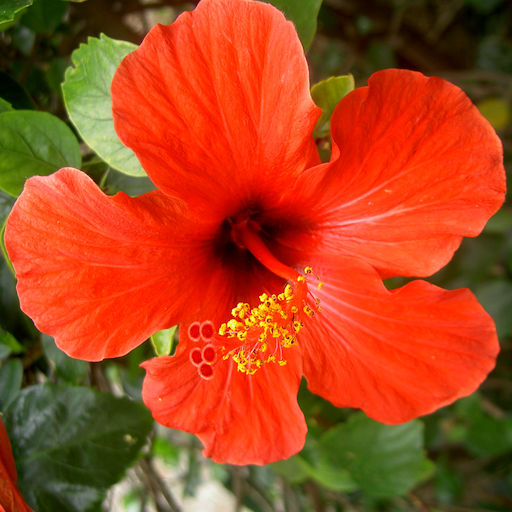
#> input picture nt_toolbox/data/hibiscus.bmp, 512 x 512 px
$ python NL_means.py
#> lines starting #> are read from the running program, lines starting #| are printed output that depends on the picture
### nt_toolbox/signal.py
import numpy as np
import pylab
import matplotlib.image as mpimg
import matplotlib.pyplot as plt
from scipy import ndimage
# TODO: try to not make use of transform.resize
from skimage import transform
from . import general as nt

#from nt_toolbox.general import *

# [81 lines left out: functions bilinear_interpolate, cconv, div, gaussian_blur, grad, not called in this run]

def imageplot(f, str='', sbpt=[]):
    """
        Use nearest neighbor interpolation for the display.
    """
    if sbpt != []:
        plt.subplot(sbpt[0], sbpt[1], sbpt[2])
    imgplot = plt.imshow(f, interpolation='nearest')
    imgplot.set_cmap('gray')
    pylab.axis('off')
    if str != '':
        plt.title(str)

def load_image(name, n=-1, flatten=1, resc=1, grayscale=1, square=True):
    """
        Load an image from a file, rescale its dynamic to [0,1], turn it into a grayscale image
        and resize it to size n x n.
    """
    f = plt.imread(name)
    # turn into normalized grayscale image
    if grayscale == 1:
        if (flatten==1) and np.ndim(f)>2:
            f = np.sum(f, axis=2)
    if resc==1:
        f = nt.rescale(f)
    # change the size of the image
    if n > 0:
        if square:
            if np.ndim(f)==2:
                f = transform.resize(f, [n, n], 1)
            elif np.ndim(f)==3:
                f = transform.resize(f, [n, n, f.shape[2]], 1)
                f = nt.rescale(f)
        if not square:
            if np.ndim(f)==2:
                f = transform.resize(f, [int((f.shape[0]*n)/f.shape[1]), n], 1)
            elif np.ndim(f)==3:
                f = transform.resize(f, [int((f.shape[0]*n)/f.shape[1]), n, f.shape[2]], 1)
                f = nt.rescale(f)
    return f

# [115 lines left out: functions perform_wavortho_transf, plot_wavelet, psnr, not called in this run]

def snr(x, y):
    """
    snr - signal to noise ratio

       v = snr(x,y);

     v = 20*log10( norm(x(:)) / norm(x(:)-y(:)) )

       x is the original clean signal (reference).
       y is the denoised signal.

    Copyright (c) 2014 Gabriel Peyre
    """

    return 20 * np.log10(pylab.norm(x) / pylab.norm(x - y))

# [58 lines left out: functions subsampling, upsampling, plot_dictionary, not called in this run]

### nt_toolbox/general.py
import numpy as np
import pylab
import matplotlib.image as mpimg
import matplotlib.pyplot as plt
from scipy import ndimage
# TODO: try to not make use of transform.resize
from skimage import transform


# [34 lines left out: functions crop, circshift, circshift1d, not called in this run]

def clamp(x, a=[], b=[]):
    """
     clamp - clamp a value

       y = clamp(x,a,b);

     Default is [a,b]=[0,1].

       Copyright (c) 2004 Gabriel Peyre
    """

    if a == []:
        a = 0.0
    if b == []:
        b = 1.0
    return np.minimum(np.maximum(x, a), b)

def rescale(f,a=0,b=1):
    """
        Rescale linearly the dynamic of a vector to fit within a range [a,b]
    """
    v = f.max() - f.min()
    g = (f - f.min()).copy()
    if v > 0:
        g = g / v
    return a + g*(b-a)

# [5 lines left out: function reverse, not called in this run]

### NL_tools.py
from __future__ import division

import numpy as np
import scipy as scp
import pylab as pyl
import matplotlib.pyplot as plt

from nt_toolbox.general import *
from nt_toolbox.signal import *


# [4 lines left out: function plot_picture, not called in this run]


def add_noise(sigma, f0, verbose = 0):
    h = f0.shape[0]
    w = f0.shape[1]
    if len(f0.shape) == 2:
        #Grayscale picture
        f = f0 + sigma*np.random.standard_normal((h,w))
    else:
        d = f0.shape[2]
        f = np.minimum(1, np.abs(f0 + sigma * np.random.standard_normal((h, w, d))))

        if verbose>2:
            plt.figure(figsize = (5,5))
            imageplot(f , "flute", [1, 2, 1])
            imageplot(f0 , "flute", [1, 2, 2])

        plt.show()

    return f


def extract_all_patches(w, pict):
    n, p = pict.shape[:2]
    [X,Y,dX,dY]=np.meshgrid(np.arange(1,n+1),np.arange(1,p+1),np.arange(-w,w+1),np.arange(-w,w+1))
    X = X + dX
    Y = Y + dY

    X[X < 1] = 2-X[X < 1]
    Y[Y < 1] = 2-Y[Y < 1]
    X[X > n] = 2*n-X[X > n]
    Y[Y > p] = 2*n-Y[Y > p]

    I = (X-1) + (Y-1)*n
    for i in range(n//w):
        for j in range(p//w):
            I[i,j] = np.transpose(I[i,j])

    print(pict.shape, I.shape)
    patch = np.ravel(pict)[I]
    return patch


def patches_to_2D(patches, n, w1, p=None):
    if p is None:
        p=n
    if len(patches.shape)==4:
        #Grayscale image
        return np.transpose((np.reshape(patches, (n*p,w1*w1), order="F")))
    else:
        # Color image
        one_chanel_patches = []
        for i in range(3):
            channel_patch = np.transpose((np.reshape(patches[:, :, i, :, :], (n*p,w1*w1), order="F")))
            one_chanel_patches.append(channel_patch)
        patches_2D = np.concatenate(one_chanel_patches)
        return patches_2D


def normalize(K):
    return K/np.sum(K)


def exponential_kernel(distance, tau, normalized=True):
    if normalized:
        return normalize(np.exp(-distance/(2*tau**2)))
    else:
        return np.exp(-distance/(2*tau**2))


def selection(i, q, n, p=None):
    if p is None:
        p = n
    return np.array((clamp(np.arange(i[0]-q,i[0] + q + 1), 0, n-1), clamp(np.arange(i[1]-q,i[1] + q + 1), 0, p-1)))


# [7 lines left out: function get_coordinates_in_picture, not called in this run]

### NL_means.py
from __future__ import division

import numpy as np
import scipy as scp
import pylab as pyl
import time
import matplotlib.pyplot as plt
from numpy import linalg

from NL_tools import *
from nt_toolbox.general import *
from nt_toolbox.signal import *


def preprocess(sigma, color=True):
    # path = "nt_toolbox/data/joseph_train.jpg"
    path = "nt_toolbox/data/hibiscus.bmp"
    n = 200
    c = [100, 200]
    # f0 = load_image("nt_toolbox/data/lena.bmp")
    # f0 = rescale(f0[c[0]-n//2:c[0]+n//2, c[1]-n//2:c[1]+n//2])
    if color:
        f0 = load_image(path, n, grayscale = 0)
    else:
        f0 = load_image(path, n, grayscale = 1)
    y = add_noise(sigma, f0)
    return f0, y


class NL_Means(object):
    def __init__(self, sigma=0.04, color=True, w=3, kernel = "exponential", pca_dim = 25, locality_constraint = 14, tau = 0.05):
        self.sigma = sigma

        self.color = color
        f0, y = preprocess(self.sigma, color=self.color)
#> in load_image, f is the input picture: shape (512, 512, 3); mean R, G, B 170.2, 69.4, 28
#> in load_image, `f = np.sum(f, axis=2)`:
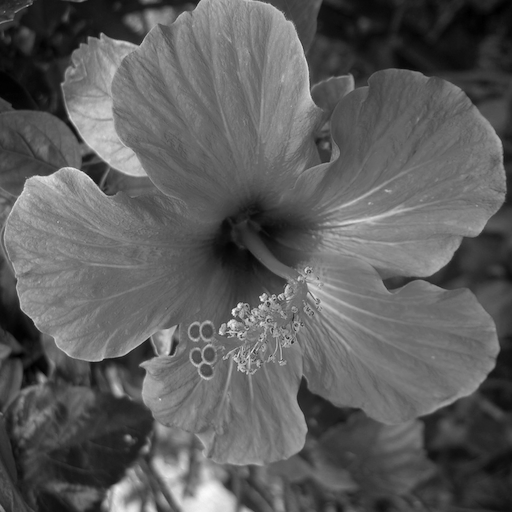
#> f: shape (512, 512) uint64; min 0, max 731, mean 267.6; drawn with min black and max white
#> in rescale, `v = f.max() - f.min()`: v = 731
#> in add_noise, `f = f0 + sigma*np.random.standard_normal((h,w))`:
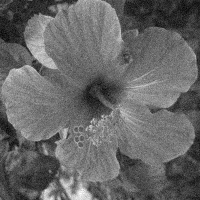
#> f: shape (200, 200) float64; min -0.0993, max 1.05, mean 0.366; drawn with min black and max white
        self.f0 = f0
        self.y = y
        self.n = f0.shape[0]
#> self.n = 200

        """ nl-means params"""
        self.w = 3    # Half width of patches
        self.w1 = 2*self.w + 1
        self.pca_dim = pca_dim   # Dimension of the patch descriptor
        self.q = locality_constraint    # Locality constraint
        self.kernel = kernel
        self.tau = tau


    def create_patches(self, pict):
        if not self.color:
            patches = extract_all_patches(self.w, pict)
#| (200, 200) (200, 200, 7, 7)
            self.patches = patches
        else:
            self.patches = np.zeros((self.n, self.n, 3, self.w1, self.w1))
            for col in range(3):
                self.patches[:, :, col, :, :] = extract_all_patches(self.w, pict[:, :, col])


    def compute_PCA_patches(self):
        flat_patches = patches_to_2D(self.patches, self.n, self.w1)
        flat_patches = flat_patches - np.tile(np.mean(flat_patches,0), (flat_patches.shape[0], 1))

        C = np.dot(flat_patches, np.transpose(flat_patches))
        [D,V] = linalg.eig(C)
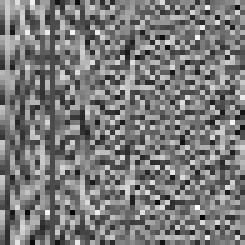
#> V: shape (49, 49) float64 (shown 5 times larger); min -0.364, max 0.386, mean -0.00292; drawn with min black and max white
#> D = 49 values, max 2788.4 at index 0, min -1.45e-13 at index 10, mean 238.6
        self.D = np.sort(D)[::-1]   # Diagonal matrix containing the eigen values of C
#> self.D = 49 values, max 2788.4 at index 0, min -1.45e-13 at index 48, mean 238.6
        I = np.argsort(D)[::-1]
#> I = 49 values, max 48 at index 29, min 0 at index 0, mean 24
        self.V = V[I,:]             # Ortogonal matrix of diagonalization of C
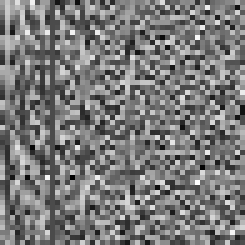
#> self.V: shape (49, 49) float64 (shown 5 times larger); min -0.364, max 0.386, mean -0.00292; drawn with min black and max white

        Q = np.dot(np.transpose(self.V[: ,:self.pca_dim]), flat_patches)
        self.H = np.reshape(np.transpose(Q),(self.n, self.n, self.pca_dim),order="F")   #Descriptor of patches (n*n*pca_dim)


    def compute_patch_distance(self, i):
        return np.sum((self.H - np.tile(self.H[i[0], i[1], :], (self.n, self.n, 1)))**2, 2)/(self.w1 * self.w1)


    def compute_kernel_globally(self, i, verbose=0):
        distance = self.compute_patch_distance(i)
        if self.kernel == "exponential":
            K = exponential_kernel(distance, self.tau)
        else:
            print("%s is not a valid kernel" %self.kernel)

        if verbose>2:
            plt.figure(figsize = (10,10))
            imageplot(distance, 'D', [1, 2, 1])
            imageplot(K, 'K', [1, 2, 2])
            plt.show()


    def compute_local_patch_distance(self, i):
        sel = selection(i, self.q, self.n)
        H1 = (self.H[sel[0],:,:])
        H2 = (H1[:,sel[1],:])
        return np.sum((H2 - np.tile(self.H[i[0],i[1],:], (len(sel[0]), len(sel[1]), 1)))**2,2)/self.w1*self.w1


    def NLval_0(self, K, sel):
        if self.color:
            f_temp = self.y[sel[0],: , :]
            KK = np.transpose(np.array([K, K, K]), [1,2,0])
            # Same weight for all color channels
            return np.sum(np.sum(KK * f_temp[:, sel[1], :], axis=0), axis=0)
        else:
            f_temp = self.y[sel[0],:]
            return np.sum(K * f_temp[:, sel[1]])


    def NL_pixelwise(self, i):

        distance = self.compute_local_patch_distance(i)
        if self.kernel == "exponential":
            return self.NLval_0(exponential_kernel(distance, self.tau), selection(i, self.q, self.n))
        else:
            print("%s is not an available kernel" %self.kernel)


    def apply_NL_Means_0(self, X, Y):
        n = len(X)
        p = len(Y)
        if self.color:
            res = np.zeros([n, p, 3])
            for x in range(n):
                for y in range(p):
                    res[x, y, :] = self.NL_pixelwise([x, y])
        else:
            res = np.zeros([n,p])
            for x in range(n):
                for y in range(p):
                    res[x, y] = self.NL_pixelwise([x, y])
        return res

    def apply_NL_Means(self):
        [Y, X] = np.meshgrid(np.arange(0, self.n), np.arange(0, self.n))
        self.f_bar = self.apply_NL_Means_0(X, Y)
#> the loop in apply_NL_Means_0, `for x in range(n):` made 200 passes
#> pass 1, in NLval_0, `f_temp = self.y[sel[0],:]`:
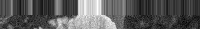
#> f_temp: shape (29, 200) float64; min -0.0806, max 0.77, mean 0.221; drawn with min black and max white
#> pass 1, in NL_pixelwise (call 3), `distance = self.compute_local_patch_distance(i)`:
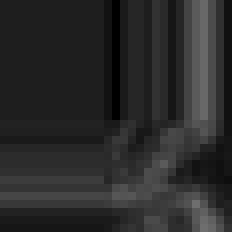
#> distance: shape (29, 29) float64 (shown 8 times larger); min 0, max 0.437, mean 0.17
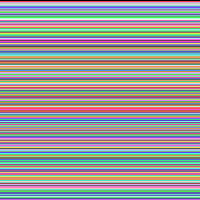
#> X: shape (200, 200) int64; 200 distinct labels, from 0 to 199; one colour per label, 0 black

        if self.color:
            plt.figure(figsize = (5,5))
            imageplot(self.y, 'Origin image', [1, 2, 1])
            imageplot(self.f_bar , "corrected image", [1, 2, 2])
            plt.show()
        else:
            plt.figure(figsize = (5,5))
            imageplot(self.y, 'y', [1, 2, 1])
            imageplot(self.f_bar , "SNR : %.2f" %snr(self.f_bar, self.f0), [1, 2, 2])
            plt.show()


if __name__ == "__main__":
    nl = NL_Means(tau=0.09, pca_dim=25, color=False)
    # plot_picture(nl.y)
    t0 = time.time()
    nl.create_patches(nl.y)
    nl.compute_PCA_patches()
    nl.apply_NL_Means()
    t1 = time.time()
    print("Total time to compute NL_means : %is" %(t1-t0))


    # [12 lines of commented-out code are left out]
